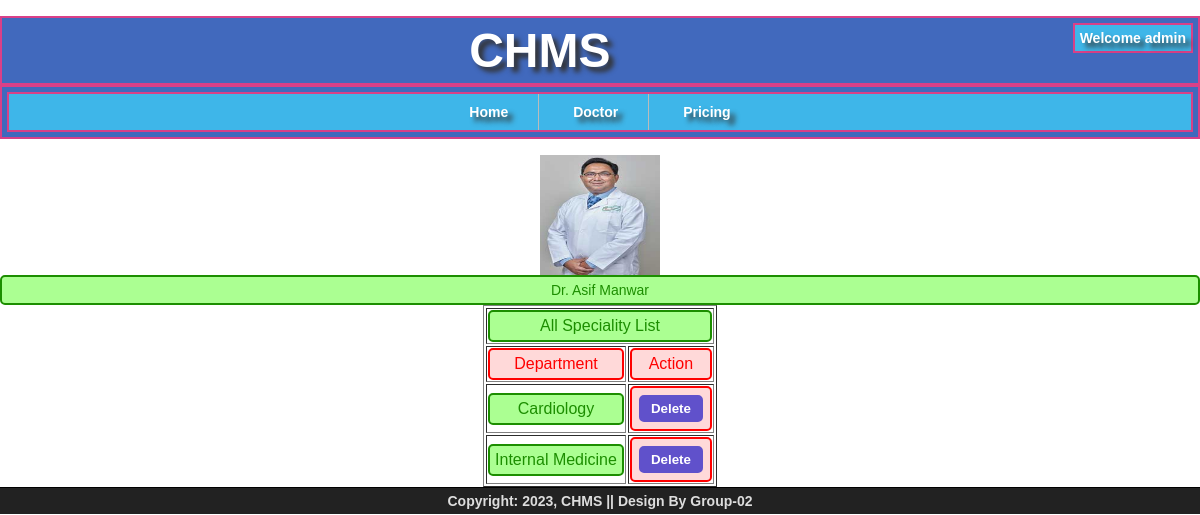
The page /chms/admin/doctor/speciality.php?D_ID=1003 (signed in) on the database its author committed.
### tables this page shows
CREATE TABLE `doctor` (
  `ID` int(11) NOT NULL,
  `License_Number` int(11) NOT NULL,
  `Fname` varchar(30) NOT NULL,
  `Lname` varchar(30) DEFAULT NULL,
  `Title` varchar(30) DEFAULT NULL,
  `DOB` date NOT NULL,
  `Gender` char(10) NOT NULL,
  `Experience_From` date NOT NULL,
  `Language` varchar(100) NOT NULL,
  `Current_Position` varchar(150) NOT NULL,
  `P_Location` varchar(150) NOT NULL
);

CREATE TABLE `user_details` (
  `ID` int(11) NOT NULL,
  `User_Name` varchar(255) NOT NULL,
  `Password` char(255) NOT NULL,
  `Role` char(20) NOT NULL,
  `Phone_Number` char(15) NOT NULL,
  `Email` char(150) DEFAULT NULL,
  `Address` varchar(200) DEFAULT NULL,
  `Photo` char(50) DEFAULT NULL,
  `Status` tinyint(1) NOT NULL
);

CREATE TABLE `speciality` (
  `D_ID` int(11) NOT NULL,
  `Field` varchar(100) NOT NULL
);

### CHMS/admin/doctor/speciality.php (the view, shortened to what this page needs)
<?php
include("../../common/header-content.php");
if(isset($_GET['D_ID'])){
	$D_ID = $_GET['D_ID'];
	$sql_info = "SELECT d.Title, d.Fname, d.Lname, u.Photo
		FROM doctor d, user_details u
		WHERE d.ID = u.ID AND d.ID = ".$D_ID."";
		$result_info = mysqli_query($conn, $sql_info);
		$found_user = mysqli_fetch_array($result_info);
		$Title = $found_user['Title'];
		$Fname = $found_user['Fname'];
        $Lname = $found_user['Lname'];
        $Photo = $found_user['Photo'];
        if($Photo == ""){
			echo '<div align="center"><img src="/chms/doctor/img/null.jpg" alt="'.$Fname.' '.$Lname.'" width="200px" height="200px"></div>';
		}
		else{
			echo '<div align="center"><img src="/chms/doctor/'.$Photo.'" alt="'.$Fname.' '.$Lname.'" width="120px" height="120px"></div>';
		}
		echo '<div id="joy_congratulation" align="center">'.
			$Title .' Dr. '. $Fname . ' '. $Lname .'</div>';
echo '
		<table align="center" border="1">
		<tr>
			<td colspan="2">
				<div id="joy_congratulation" align="center">
					All Speciality List
				</div>
			</td>
		</tr>';
$sql_speciality_logs = "SELECT Field
                    FROM speciality
                    WHERE D_ID = $D_ID
                    ORDER BY Field";
        $result_speciality_logs = mysqli_query($conn, $sql_speciality_logs);
        if (mysqli_num_rows($result_speciality_logs) > 0){
        	echo '
        	<tr>
				<td>
					<div id="joy_warning" align="center">
						Department
					</div>
				</td>
				<td>
					<div id="joy_warning" align="center">
						Action
					</div>
				</td>
			</tr>';
            while ($row = mysqli_fetch_assoc($result_speciality_logs)){
                echo '<tr>
						<td>
							<div id="joy_congratulation" align="center">
								'.$row['Field'].'
							</div>
						</td>
						<td>
							<div id="joy_warning">
								<form action="/chms/admin/doctor/speciality.php" method="POST" onsubmit="return showConfirmation()" style="margin: 0px; padding: 0px;">
									<input type="hidden" id="Field" name="Field" value="'.$row['Field'].'">
									<input type="hidden" id="D_ID" name="D_ID" value="'.$D_ID.'">
									<input type="submit" name="delete" value="Delete">
								</form>
							</div>
						</td>
					</tr>';
            }
        }
}
?>
<!DOCTYPE html>
<html>
<head>
</head>
<body>
</body>
</html>

### rows shown on the page
doctor: ID.Photo (picture), Fname "Asif", Lname "Manwar"
speciality: Field "Cardiology"
speciality: Field "Internal Medicine"

### other values the page prints
$User_Name "admin"
